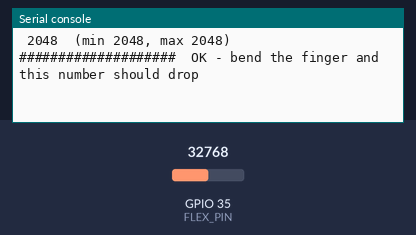
This program was run on a simulated ESP32 board running MicroPython. Parts: the last lines printed to the serial console. Inputs (shaded band) come from the test bench; at power-on: GPIO 35 (FLEX_PIN) = 32768 (analog values on the 0–65535 scale).

Above: at 1.2 s.
1.3 s: GPIO 35 (FLEX_PIN) set to 19660
At 1.57 s:
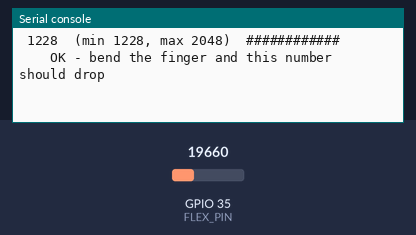
2.9 s: GPIO 35 (FLEX_PIN) set to 7864
At 3.18 s:
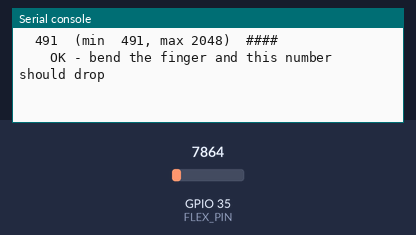
4.5 s: GPIO 35 (FLEX_PIN) set to 0
At 4.79 s:
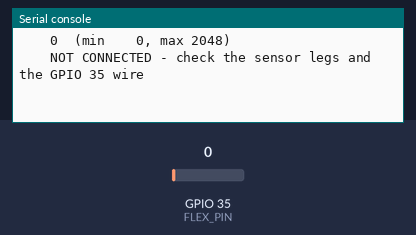
6.1 s: GPIO 35 (FLEX_PIN) set to 32767
At 6.4 s:
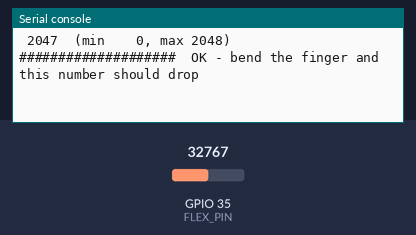
7.7 s: GPIO 35 (FLEX_PIN) set to 65535
At 8.02 s:
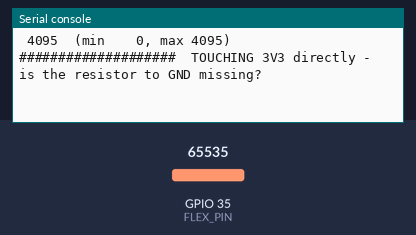

The program:

flex35_test.py
```python
"""AirPen glove - middle finger flex sensor test on GPIO 35 (MicroPython, Thonny).

Prints the GPIO 35 reading five times a second with a simple bar, and says
what the number means. Bend and straighten the middle finger and watch it move.
"""

from machine import ADC, Pin
import time

FLEX_PIN = 35
SAMPLES = 8
DISCONNECTED_BELOW = 40   # A sensor that is not wired in reads close to zero.
SHORTED_ABOVE = 4000      # The pin is touching 3V3 directly, skipping the sensor.

adc = ADC(Pin(FLEX_PIN))
adc.atten(ADC.ATTN_11DB)  # Full 0-3.3 V range.


def read_flex():
    """Return a steady 0-4095 reading."""
    total = 0
    for _ in range(SAMPLES):
        total += adc.read_u16()
    return (total // SAMPLES) >> 4


def describe(value):
    if value < DISCONNECTED_BELOW:
        return "NOT CONNECTED - check the sensor legs and the GPIO 35 wire"
    if value > SHORTED_ABOVE:
        return "TOUCHING 3V3 directly - is the resistor to GND missing?"
    return "OK - bend the finger and this number should drop"


print("GPIO 35 flex test - press Ctrl+C to stop\n")
lowest, highest = 4095, 0
while True:
    value = read_flex()
    lowest = min(lowest, value)
    highest = max(highest, value)
    bar = "#" * (value // 100)
    print("{:5d}  (min {:4d}, max {:4d})  {:<20}  {}".format(
        value, lowest, highest, bar[:20], describe(value)))
    time.sleep_ms(200)
```

Measured:
- after the input at 1.3 s, the serial console: prints a new line after 0.11 s (image 1)
- after the input at 2.9 s, the serial console: prints a new line after 0.12 s (image 2)
- after the input at 4.5 s, the serial console: prints a new line after 0.14 s (image 3)
- after the input at 6.1 s, the serial console: prints a new line after 0.15 s (image 4)
- after the input at 7.7 s, the serial console: prints a new line after 0.16 s (image 5)
